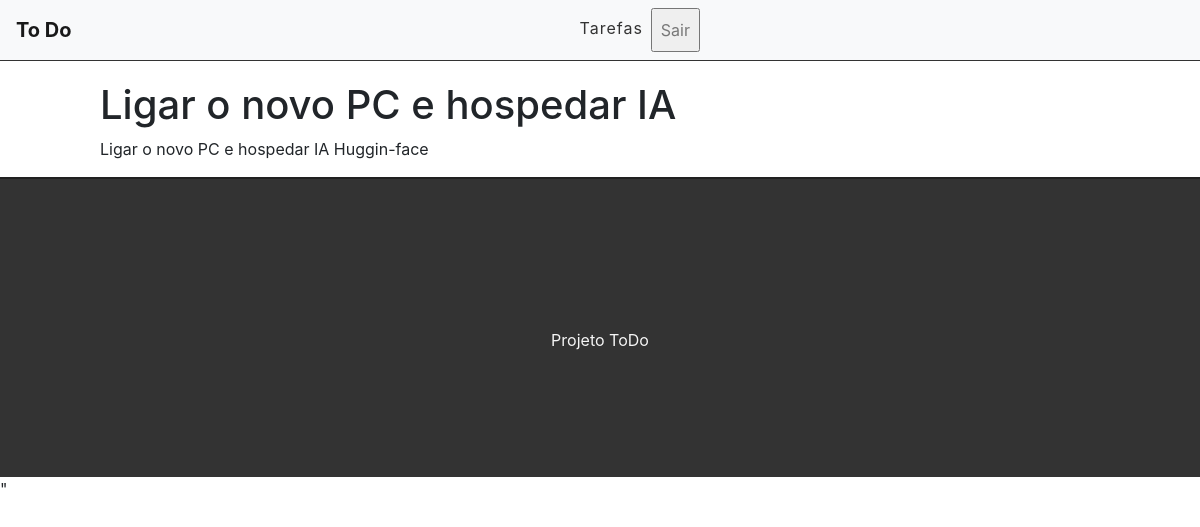
The page /task/12 (signed in) on the database its author committed.
### tasks/models.py (models this page shows, shortened)
class Task(models.Model):
    STATUS = (
        ('doing', 'doing'),
        ('done', 'done')
    )
    STATUS_PRIOR = (
        (1,'Alta'),
        (2,'Média'),
        (3,'Baixa')
    )
    title = models.CharField(max_length=100)
    description = models.TextField()
    user = models.ForeignKey(get_user_model(), on_delete=models.CASCADE)
    priority = models.IntegerField(max_length=1, choices=STATUS_PRIOR, blank=False,  null=False)
    done = models.CharField(
        max_length=5,
        choices=STATUS
    )
    deadline = models.DateTimeField(auto_now=True)
    created_at = models.DateTimeField(auto_now_add=True)
    updated_at = models.DateTimeField(auto_now=True)

### tasks/views.py (the view)
# urls.py: path('task/<int:id>', views.viewTask),
@login_required()
def viewTask(request, id):
    task = get_object_or_404(Task, pk=id)
    if task.user != request.user:
        return redirect('/')
    return render(request, 'tasks/task.html', {'task': task})

### tasks/templates/tasks/task.html (shortened to what this page needs)
{% extends 'base.html' %}
{% block conteudo %}
<div class="offset-1 col-10 list-div">
    <h1>{{task.title}}</h1>
    <p>{{task.description}}</p>
</div>
{% endblock %}

### tasks/static/css/styles.css (style rules this page uses)
.list-div { padding: 0; }

### rows shown on the page
Task: title "Ligar o novo PC e hospedar IA", description "Ligar o novo PC e hospedar IA Huggin-face"
